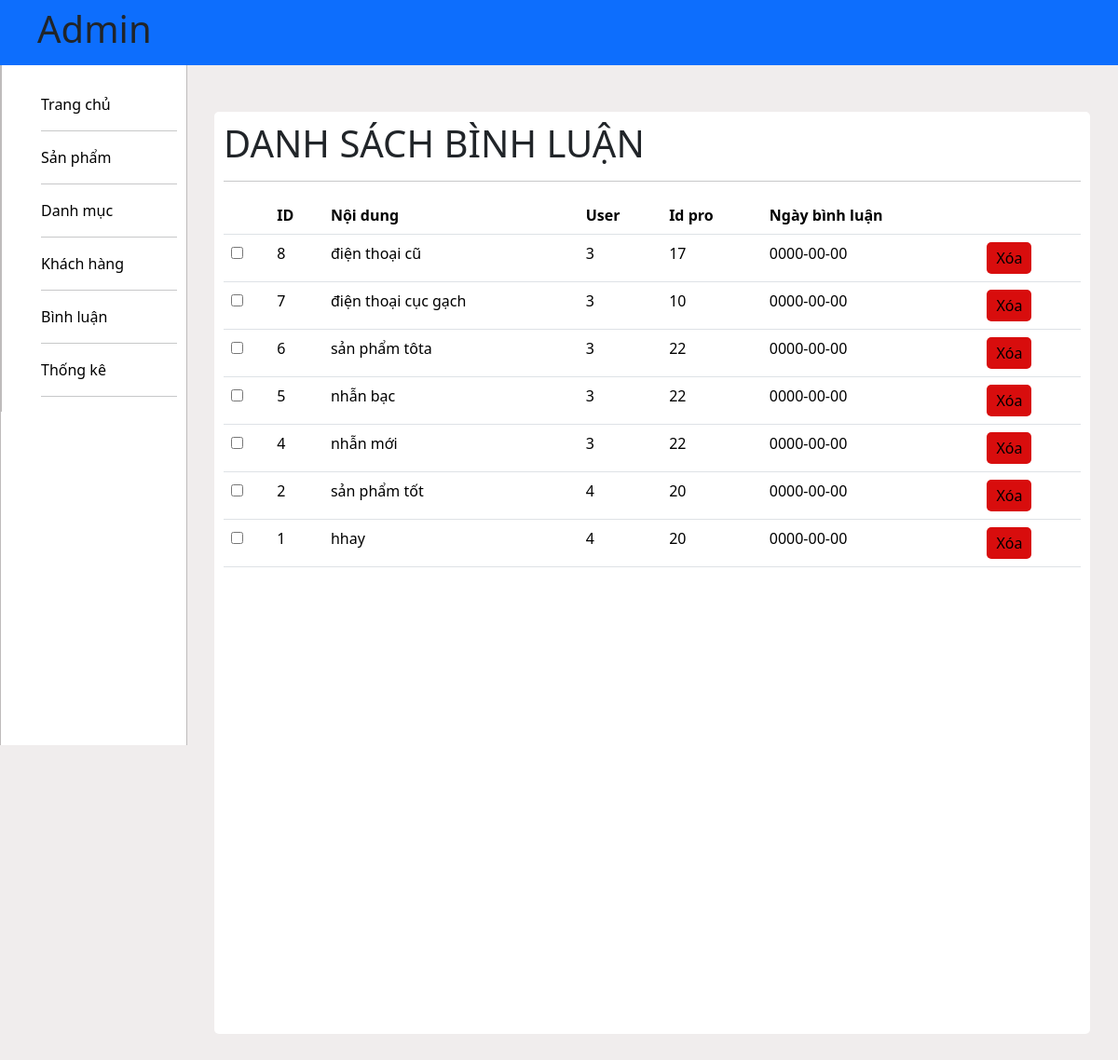
The app's page /admin/index.php?act=dsbl (signed in) with its own data.
### tables this page shows
CREATE TABLE `binhluan` (
  `id` int(10) NOT NULL,
  `noidung` varchar(255) NOT NULL,
  `iduser` int(10) NOT NULL,
  `idpro` int(10) NOT NULL,
  `ngaybinhluan` date DEFAULT NULL
);

### model/pdo.php (called while the page is built, shortened)
<?php
function pdo_get_connection(){
    $servername = "localhost";
    $username = "root";
    $password = "";
    try {
        $conn = new PDO("mysql:host=$servername;dbname=du_an_1", $username, $password);
        $conn->setAttribute(PDO::ATTR_ERRMODE, PDO::ERRMODE_EXCEPTION);
        return $conn;
    } catch(PDOException $e) {
        echo "Connection failed: " . $e->getMessage();
    }
}
function pdo_query($sql){
    $sql_args=array_slice(func_get_args(),1);
    try{
        $conn=pdo_get_connection();
        $stmt=$conn->prepare($sql);
        $stmt->execute($sql_args);
        $rows=$stmt->fetchAll();
        return $rows;
    }
    catch(PDOException $e){
        throw $e;
    }
    finally{
        unset($conn);
    }
}
?>

### model/binhluan.php (called while the page is built, shortened)
<?php
    function loadall_binhluan($idpro){
        $sql = "select * from binhluan where 1";
        $sql.=" order by id desc";
        $listbl=pdo_query($sql);
        return $listbl;
    }
?>

### admin/binhluan/list.php (the view, shortened to what this page needs)
<div class="center">
        <div class="function-prds-box-month-prd radius">
          <h1>DANH SÁCH BÌNH LUẬN</h1>
       <hr>
         <div class="row2 form_content ">
          <form action="#" method="POST">
           <table class="table table--directory">
                  <thead>
                    <tr>
                    <th scope="col"></th>
                      <th scope="col">ID</th>
                      <th scope="col">Nội dung</th>
                      <th scope="col">User</th>
                      <th scope="col">Id pro</th>
                      <th scope="col">Ngày bình luận</th>
                    <th scope="col"></th>
                    </tr>
                  </thead>
                        <?php
                            foreach ($listbinhluan as $binhluan) {
                                extract($binhluan);
                                $xoabl="index.php?act=xoabl&id=".$id;
                                echo '<tr>
                                <td><input type="checkbox" name="" id=""></td>
                                <td>'.$id.'</td>
                                <td>'.$noidung.'</td>
                                <td>'.$iduser.'</td>
                                <td>'.$idpro.'</td>
                                <td>'.$ngaybinhluan.'</td>
                                <td>
                                <a href="'.$xoabl.'"><input type="button"  class="delete_prd btn-action ranger" value="Xóa"></a></td>
                            </tr>';
                            }
                        ?>
                    </table>
                    </div>
            </div>
        </div>

### css/css/admin.css (style rules this page uses)
* { margin: 0; padding: 0; box-sizing: border-box; }
:root { --color-primary:rgba(254, 184, 0, 1); --color-reference:rgba(55, 14, 70, 1); --color-white:rgb(240, 237, 237); }
.radius { border-radius: 5px; }
.center { flex: 1; background: rgb(240, 237, 237); padding: 120px 30px 50px 230px; }
.function-prds-box-month-prd { background: white !important; padding: 10px; height: 990px; box-sizing: border-box; overflow: hidden; }
.btn-action { text-decoration: none; color: black; border: #06efff; background: #006eff; border-radius: 5px; padding: 5px 10px 5px 10px; }
.ranger { background: rgb(216, 13, 13); }

### records on screen
binhluan: id "8", noidung "điện thoại cũ", iduser "3", idpro "17", ngaybinhluan "0000-00-00"
binhluan: id "7", noidung "điện thoại cục gạch", iduser "3", idpro "10", ngaybinhluan "0000-00-00"
binhluan: id "6", noidung "sản phẩm tôta", iduser "3", idpro "22", ngaybinhluan "0000-00-00"
binhluan: id "5", noidung "nhẫn bạc", iduser "3", idpro "22", ngaybinhluan "0000-00-00"
binhluan: id "4", noidung "nhẫn mới", iduser "3", idpro "22", ngaybinhluan "0000-00-00"
binhluan: id "2", noidung "sản phẩm tốt", iduser "4", idpro "20", ngaybinhluan "0000-00-00"
binhluan: id "1", noidung "hhay", iduser "4", idpro "20", ngaybinhluan "0000-00-00"
